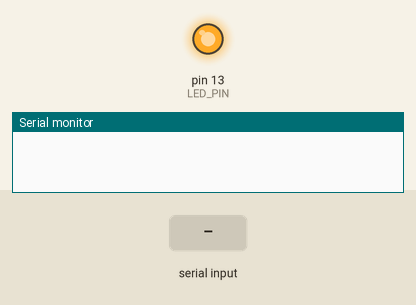
This sketch was run on a simulated SparkFun Pro Micro, built with avr-gcc and run on an emulated ATmega32U4. Parts: output pins drawn as LEDs (lit = HIGH), the last lines printed to the serial monitor. The test bench sets the inputs (shaded band). USB keyboard and mouse output is not drawn.

Above: at 0.01 s.
At 1.4 s:
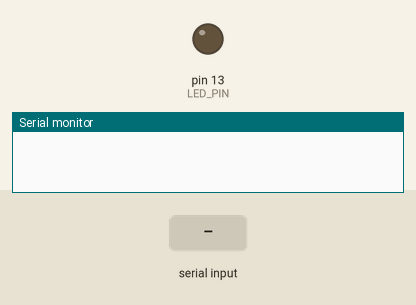
1.5 s: "MOUSE_CLICK\n" received over Serial
At 2.0 s:
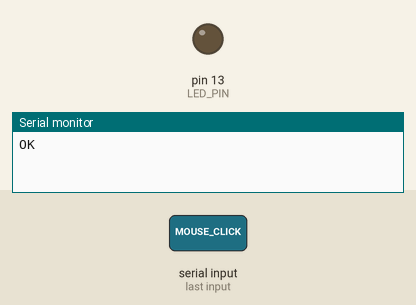
3.0 s: "COM5\n" received over Serial
4.5 s: "PING\n" received over Serial
Timing chart, 0 to 7.5 s (numbered marks = the images above; inputs shaded):
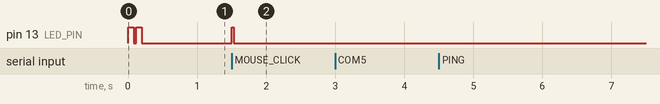

The sketch:

tibia_hid_bridge.ino
```cpp
// tibia_hid_bridge.ino — Arduino Leonardo (ATmega32U4) HID bridge para tibia-bot
//
// Reemplaza el Raspberry Pi Pico 2 como hardware HID. El protocolo de línea
// es idéntico al del Pico, así que el bridge Rust (modo serial) funciona sin
// modificaciones — solo cambiar el puerto COM en bridge_config.toml.
//
// ── Hardware ──────────────────────────────────────────────────────────────
//   Arduino Leonardo (ATmega32U4) — USB HID nativo + CDC serial simultáneo.
//   Otros boards compatibles: Pro Micro, Arduino Micro, SparkFun Pro Micro.
//
// ── Librería requerida ────────────────────────────────────────────────────
//   HID-Project by NicoHood
//   Instalación:
//     Arduino IDE → Tools → Manage Libraries → buscar "HID-Project" → Install
//   Repo: https://github.com/NicoHood/HID
//
//   Por qué HID-Project en vez de Mouse.h/Keyboard.h built-in:
//     - BootKeyboard acepta HID usage IDs raw (0x3A para F1, etc.)
//       sin necesidad de mapear a constantes Arduino (KEY_F1, ...)
//     - AbsoluteMouse soporta posicionamiento ABSOLUTO en rango 0-32767,
//       que es lo que el bot envía (no relativo como el Mouse.h built-in).
//
// ── Protocolo serial (115200 baud, 8N1, line-based ASCII) ─────────────────
//   PING\n              → responde "PONG\n"
//   MOUSE_MOVE X Y\n    → mueve mouse a (X,Y) en HID absoluto 0-32767
//                         responde "OK\n"
//   MOUSE_CLICK\n       → click izquierdo (default, mismo que "MOUSE_CLICK L")
//   MOUSE_CLICK L\n     → click izquierdo
//   MOUSE_CLICK R\n     → click derecho (context menu en Tibia)
//   MOUSE_CLICK M\n     → click medio (scroll wheel click)
//                         responde "OK\n"
//   KEY_TAP 0xNN\n      → press + release de la HID usage ID 0xNN
//                         responde "OK\n"
//                         (también acepta decimal: KEY_TAP 58)
//   RESET\n             → re-init del HID stack, responde "OK\n"
//
//   Errores: "ERR <razón>\n" (línea malformada, parámetros inválidos, etc.)
//
// ── Setup paso a paso ─────────────────────────────────────────────────────
//   1. Conectá el Leonardo al PC Gaming via USB (NO al PC Processor).
//   2. Arduino IDE → Tools:
//        - Board: "Arduino Leonardo"
//        - Port: el COM que aparezca al conectar (probablemente COM3-COM7)
//   3. Sketch → Upload (botón flecha)
//   4. Anotá el COM port que ves en Tools → Port → es el que va en
//      bridge_config.toml.
//   5. En el PC Gaming, editá bridge/bridge_config.toml:
//        [input]
//        mode = "serial"
//        [serial]
//        port = "COM5"   ← tu COM real
//        baud = 115200
//   6. Arrancá el bridge: ./pico_bridge bridge/bridge_config.toml
//        Verás: "PicoLink: PONG recibido — pipeline OK"
//
// ── Verificación rápida ───────────────────────────────────────────────────
//   En el PC Processor (donde corre el bot):
//     curl -X POST http://localhost:8080/test/pico/ping
//   Respuesta esperada: { "ok": true, "reply": "PONG", "latency_ms": <5 }

#include <HID-Project.h>
#include <HID-Settings.h>

// ── Configuración ────────────────────────────────────────────────────────
const unsigned long SERIAL_BAUD = 115200;
const unsigned int  CLICK_HOLD_MS = 30;     // delay entre press y release del click
const unsigned int  KEY_HOLD_MS   = 30;     // delay entre press y release de teclas
const size_t        LINE_BUF_SIZE = 64;     // máximo tamaño de comando entrante

// LED interno para feedback visual (parpadea cuando recibe comando).
const int LED_PIN = LED_BUILTIN;

// ── Estado ───────────────────────────────────────────────────────────────
char   line_buf[LINE_BUF_SIZE];
size_t line_pos = 0;

// ── Setup ────────────────────────────────────────────────────────────────
void setup() {
    pinMode(LED_PIN, OUTPUT);
    digitalWrite(LED_PIN, LOW);

    // CDC serial sobre USB para el host.
    Serial.begin(SERIAL_BAUD);
    // No esperamos a Serial.connected() — el bridge puede conectar después.

    // Inicializar HID interfaces.
    BootKeyboard.begin();
    AbsoluteMouse.begin();

    // Pequeño blink de boot-ready (~200ms total).
    digitalWrite(LED_PIN, HIGH); delay(80);
    digitalWrite(LED_PIN, LOW);  delay(40);
    digitalWrite(LED_PIN, HIGH); delay(80);
    digitalWrite(LED_PIN, LOW);
}

// ── Loop principal ───────────────────────────────────────────────────────
void loop() {
    // Leer caracteres uno por uno hasta encontrar '\n'.
    while (Serial.available() > 0) {
        int c = Serial.read();
        if (c < 0) break;
        if (c == '\r') continue;            // ignorar CR (Windows line endings)
        if (c == '\n') {
            line_buf[line_pos] = '\0';
            if (line_pos > 0) {
                process_command(line_buf);
            }
            line_pos = 0;
        } else if (line_pos < LINE_BUF_SIZE - 1) {
            line_buf[line_pos++] = (char)c;
        } else {
            // Línea desbordó el buffer — descartar y reportar.
            line_pos = 0;
            Serial.print(F("ERR line_too_long\n"));
        }
    }
}

// ── Procesador de comandos ───────────────────────────────────────────────
void process_command(const char* cmd) {
    // Blink LED como heartbeat visual.
    digitalWrite(LED_PIN, HIGH);

    // PING / PONG
    if (strcmp(cmd, "PING") == 0) {
        Serial.print(F("PONG\n"));
    }
    // MOUSE_MOVE X Y
    //
    // Bug fix 2026-04-16 (V7 blocker): el descriptor HID de HID-Project
    // AbsoluteMouse es SIGNED int16 (-32768..32767), donde el valor 0 =
    // CENTRO del monitor. El bot manda el rango unsigned 0..32767 del
    // protocolo, que interpretado como signed solo cubre desde el centro
    // hasta el bottom-right — la mitad izquierda/superior del monitor
    // queda inalcanzable.
    //
    // Fix: offseteamos el valor unsigned del bot al rango signed del HID:
    //   signed_val = bot_val * 2 - 32768
    //   bot 0     → signed -32768 (pixel 0 = top/left)
    //   bot 16384 → signed 0      (pixel half = center)
    //   bot 32767 → signed 32766  (pixel full = bottom/right)
    //
    // Verificado con cursor tracking post-reflash: cubre monitor completo.
    else if (strncmp(cmd, "MOUSE_MOVE ", 11) == 0) {
        long x, y;
        if (sscanf(cmd + 11, "%ld %ld", &x, &y) == 2) {
            if (x < 0 || x > 32767 || y < 0 || y > 32767) {
                Serial.print(F("ERR mouse_out_of_range\n"));
            } else {
                // Offset a rango signed via aritmética long (evita overflow int16).
                int16_t sx = (int16_t)(x * 2L - 32768L);
                int16_t sy = (int16_t)(y * 2L - 32768L);
                AbsoluteMouse.moveTo(sx, sy);
                Serial.print(F("OK\n"));
            }
        } else {
            Serial.print(F("ERR mouse_parse\n"));
        }
    }
    // MOUSE_CLICK [L|R|M]  (default L si no hay argumento)
    //
    // Acepta 3 variantes:
    //   "MOUSE_CLICK"     → left click (compat con firmware pre-2026-04-16)
    //   "MOUSE_CLICK L"   → left click
    //   "MOUSE_CLICK R"   → right click (context menu en Tibia)
    //   "MOUSE_CLICK M"   → middle click
    //
    // Bug fix 2026-04-16: antes el Arduino solo hacía LEFT, rechazando
    // silenciosamente "MOUSE_CLICK R" con "ERR unknown command". Esto
    // rompía todo el flujo de stow_bag / deposit / context menus del bot.
    else if (strcmp(cmd, "MOUSE_CLICK") == 0
          || strcmp(cmd, "MOUSE_CLICK L") == 0) {
        AbsoluteMouse.press(MOUSE_LEFT);
        delay(CLICK_HOLD_MS);
        AbsoluteMouse.release(MOUSE_LEFT);
        Serial.print(F("OK\n"));
    }
    else if (strcmp(cmd, "MOUSE_CLICK R") == 0) {
        AbsoluteMouse.press(MOUSE_RIGHT);
        delay(CLICK_HOLD_MS);
        AbsoluteMouse.release(MOUSE_RIGHT);
        Serial.print(F("OK\n"));
    }
    else if (strcmp(cmd, "MOUSE_CLICK M") == 0) {
        AbsoluteMouse.press(MOUSE_MIDDLE);
        delay(CLICK_HOLD_MS);
        AbsoluteMouse.release(MOUSE_MIDDLE);
        Serial.print(F("OK\n"));
    }
    // KEY_TAP <hex_or_dec>
    else if (strncmp(cmd, "KEY_TAP ", 8) == 0) {
        long code;
        const char* arg = cmd + 8;
        // Acepta hex (0x3A) o decimal (58).
        if (arg[0] == '0' && (arg[1] == 'x' || arg[1] == 'X')) {
            code = strtol(arg, NULL, 16);
        } else {
            code = strtol(arg, NULL, 10);
        }
        if (code <= 0 || code > 0xFF) {
            Serial.print(F("ERR key_out_of_range\n"));
        } else {
            // BootKeyboard.write() convierte a HID report con la usage ID raw.
            // press + release manualmente para dar tiempo de hold.
            BootKeyboard.press((KeyboardKeycode)code);
            delay(KEY_HOLD_MS);
            BootKeyboard.release((KeyboardKeycode)code);
            Serial.print(F("OK\n"));
        }
    }
    // RESET
    else if (strcmp(cmd, "RESET") == 0) {
        BootKeyboard.releaseAll();
        AbsoluteMouse.releaseAll();
        Serial.print(F("OK\n"));
    }
    // Comando desconocido
    else {
        Serial.print(F("ERR unknown_command\n"));
    }

    digitalWrite(LED_PIN, LOW);
}
```

Measured:
- after the input at 1.5 s, pin 13 (LED_PIN): LOW → HIGH at once, → LOW 0.03 s later
